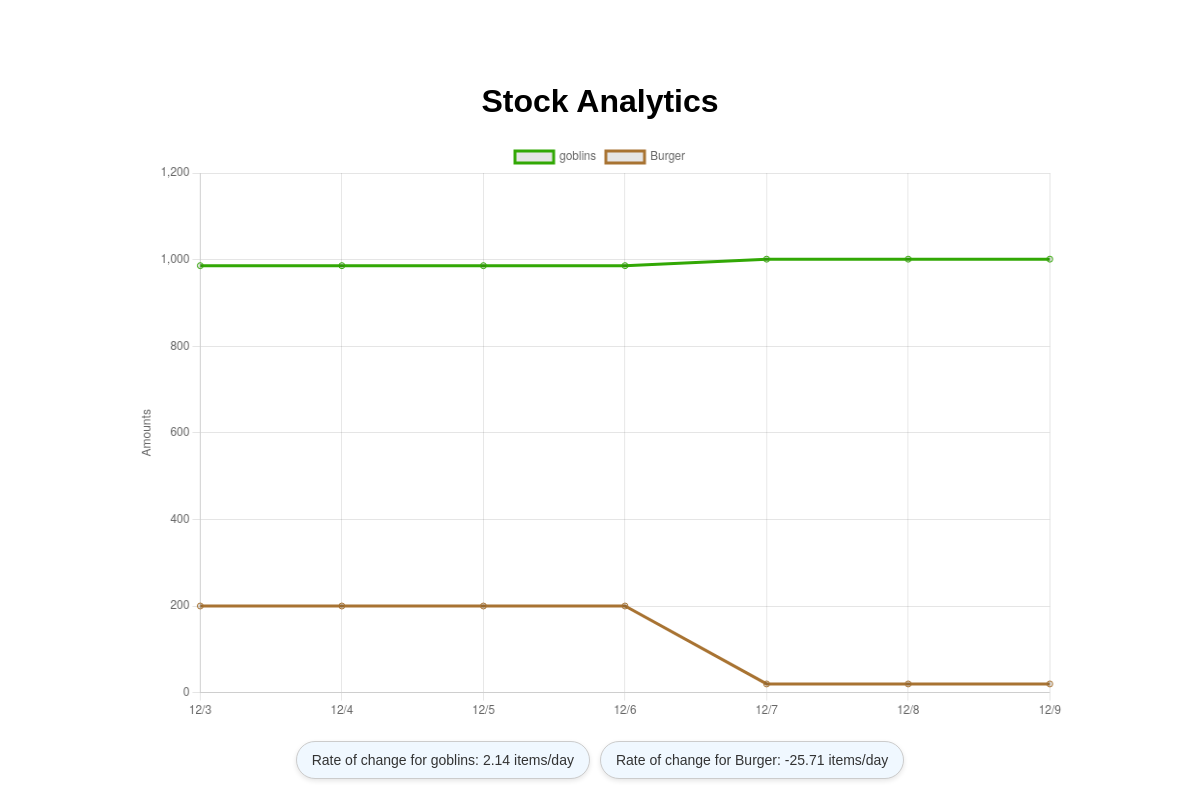
The page /analytics/ (signed in) on the database as committed earlier.
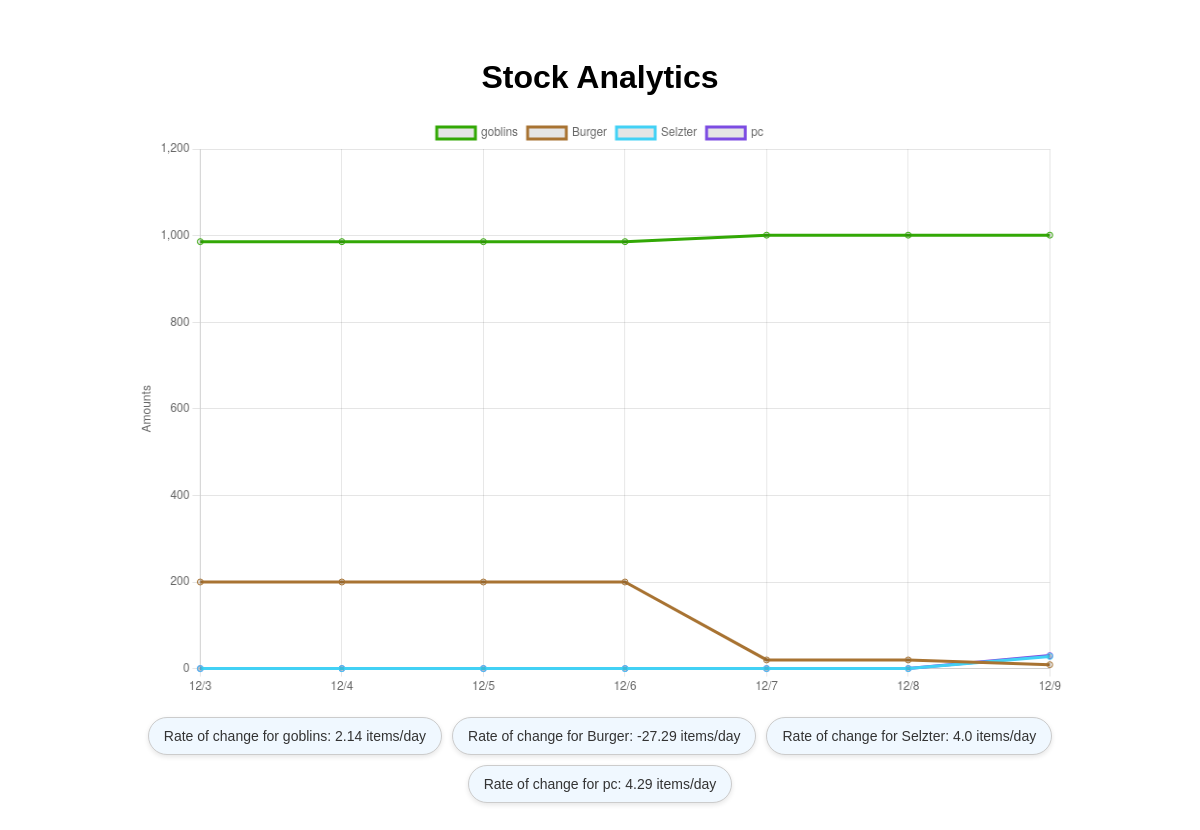
The same page on the database as committed later.
### inventory/models.py (models this page shows, shortened)
class Item(models.Model):
    Item_name = models.CharField(max_length=100)
    Item_description = models.CharField(max_length=1000)
    Item_amount = models.IntegerField(default=1, validators=[MinValueValidator(0)])
    Item_lowStock = models.IntegerField(default=10, validators=[MinValueValidator(0)])
    Item_color = models.CharField(max_length=7, default="#000000")

### inventory/views.py (the view)
# urls.py: path("analytics/", views.Analytics, name = 'analytics'),
@login_required
def Analytics(request):
    user = request.user
    user_items = Item_User.objects.filter(user=user).values_list('item', flat=True)
    item_edits = Item_Edit.objects.filter(item__in=user_items)
    days = 7
    context_dict = {}
    ROCN_dict = {}
    ROCA_dict = {}
    for edit in item_edits:
        itemName = edit.item.Item_name
        current_date = datetime.today().date()
        days_difference = (current_date - edit.time).days
        if itemName in context_dict:
            if days_difference < days:
                context_dict[itemName][0][days-days_difference-1] = edit.amount
        else:
            context_dict[itemName] = [[],edit.item.Item_color]
            for i in range(days):
                context_dict[itemName][0] += [0]
            if days_difference < days:
                context_dict[itemName][0][days-days_difference-1] = edit.amount
    for key in context_dict:
        myList = context_dict[key][0]
        for i in range(len(myList)):
            if i > 0:
                if myList[i] == 0:
                    myList[i] = myList[i-1]
    for item in context_dict:
        l = context_dict[item][0]
        i = round((l[6] - l[0]) / float(7),2)
        ROCA_dict[i] = 0
        ROCN_dict[item] = 0
    context = {
        'datasets': context_dict,
        'rateOfChange': zip(ROCA_dict,ROCN_dict)
    }
    return render(request, 'inventory/Analytics.html', context)

### inventory/templates/inventory/Analytics.html (shortened to what this page needs)
<!DOCTYPE html>
<html lang="en">
<head>
</head>
<body>
    <h1>Stock Analytics</h1>
    <canvas id="myLineChart"></canvas>
    <div class="rate-of-change-container">
        {% if rateOfChange %}
            {% for amount, key in rateOfChange %}
                <span class="rate-bubble">Rate of change for {{key}}: {{amount}} items/day</span>
            {% endfor %}
        {% endif %}
    </div>
</body>
</html>

Rows that differ between the two databases and show on the page:
added Item: rateOfChange "Selzter"
added Item: rateOfChange "pc"
Other text that changed with them:
chart data {{ datasets|safe }}: {'goblins': [[986, 986, 986, 986, 1001, 1001, 1001], '#32a85'], 'Burger': [[200, 200, 200, 200, 20, 20, 20], '#a87332']} → {'goblins': [[986, 986, 986, 986, 1001, 1001, 1001], '#32a85'], 'Burger': [[200, 200, 200, 200, 20, 20, 9], '#a87332'], 'Selzter': [[0, 0, 0, 0, 0, 0, 28], '#42d1f5'], 'pc': [[0, 0, 0, 0, 0, 0, 30], '#7C4CE2']}
new list line: "Rate of change for : -27.29 items/day"
new list line: "Burger"
new list line: "Rate of change for : 4.0 items/day"
new list line: "Rate of change for : 4.29 items/day"
list line gone: "Rate of change for : -25.71 items/day"
list line gone: "Burger"
